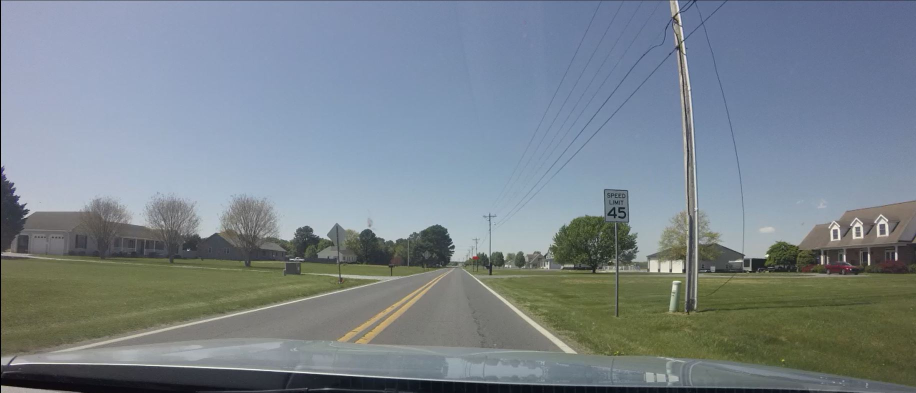
#> input picture section1/objects-to-detect.jpg, 1832 x 785 px (shown at 1/2 size)
$ python finding-mask.py
#> lines starting #> are read from the running program, lines starting #| are printed output that depends on the picture; after the words box and inside, x2 and y2 are one past the last pixel; in counts of white or black regions, pixels touching at a corner belong together
import cv2

def do_nothing(x):
    pass

cv2.namedWindow('Track Bars', cv2.WINDOW_NORMAL)
cv2.createTrackbar('min_blue', 'Track Bars', 0, 255, do_nothing)
#> slider 'min_blue' is set to 51
cv2.createTrackbar('min_green', 'Track Bars', 0, 255, do_nothing)
#> slider 'min_green' is set to 51
cv2.createTrackbar('min_red', 'Track Bars', 0, 255, do_nothing)
#> slider 'min_red' is set to 51
cv2.createTrackbar('max_blue', 'Track Bars', 0, 255, do_nothing)
#> slider 'max_blue' is set to 255
cv2.createTrackbar('max_green', 'Track Bars', 0, 255, do_nothing)
#> slider 'max_green' is set to 255
cv2.createTrackbar('max_red', 'Track Bars', 0, 255, do_nothing)
#> slider 'max_red' is set to 255

image_BGR = cv2.imread('objects-to-detect.jpg')
#> image_BGR is the input picture: shape (785, 1832, 3); mean B, G, R 140.7, 132.9, 122.1
image_BGR = cv2.resize(image_BGR, (600, 426))
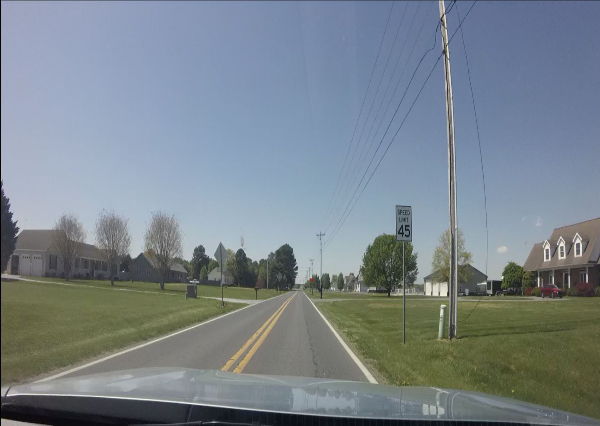
#> image_BGR: shape (426, 600, 3); mean B, G, R 140.5, 132.7, 122
cv2.namedWindow('Original Image', cv2.WINDOW_NORMAL)
cv2.imshow('Original Image', image_BGR)

image_HSV = cv2.cvtColor(image_BGR, cv2.COLOR_BGR2HSV)
#> image_HSV: shape (426, 600, 3); mean H, S, V 85.3, 57.4, 147.9
cv2.namedWindow('HSV Image', cv2.WINDOW_NORMAL)
cv2.imshow('HSV Image', image_HSV)

while True:
    min_blue = cv2.getTrackbarPos('min_blue', 'Track Bars')
    min_green = cv2.getTrackbarPos('min_green', 'Track Bars')
    min_red = cv2.getTrackbarPos('min_red', 'Track Bars')
    max_blue = cv2.getTrackbarPos('max_blue', 'Track Bars')
    max_green = cv2.getTrackbarPos('max_green', 'Track Bars')
    max_red = cv2.getTrackbarPos('max_red', 'Track Bars')

    mask = cv2.inRange(image_HSV,
                       (min_blue, min_green, min_red),
                       (max_blue, max_green, max_red))
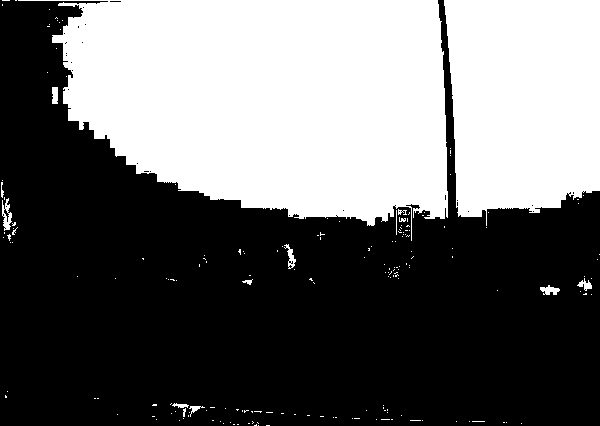
#> mask: shape (426, 600); 41.1% white; 189 white regions (175 under 20 px), largest, box (x1, y1, x2, y2) and area: (18, 0, 448, 241) 73185, (444, 0, 600, 226) 30611, (2, 198, 12, 231) 175

    cv2.namedWindow('Binary Image with Mask', cv2.WINDOW_NORMAL)
    cv2.imshow('Binary Image with Mask', mask)

    if cv2.waitKey(1) & 0xFF == ord('q'):
#> (key q is pressed here)
        break

cv2.destroyAllWindows()

print('min_blue, min_green, min_red = {0}, {1}, {2}'.format(min_blue, min_green, min_red))
print('max_blue, max_green, max_red = {0}, {1}, {2}'.format(max_blue, max_green, max_red))
